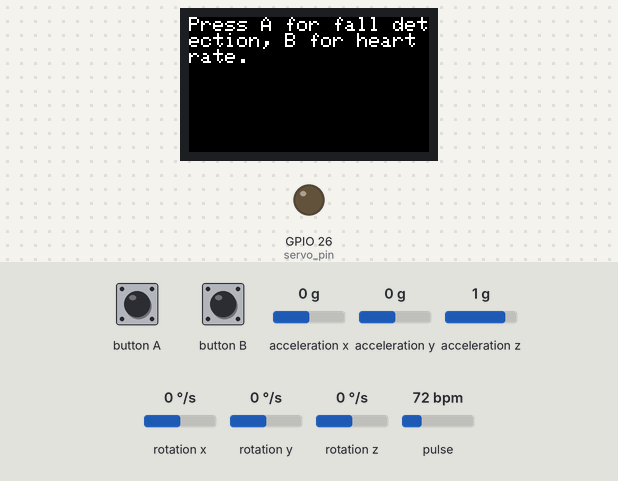
Recording of a sketch running on a simulated ESP32. On the bench: 240×135 colour display, output pins drawn as LEDs (lit = HIGH). Inputs (shaded band) come from the test bench; at power-on: pulse 72 bpm, acceleration x 0 g, acceleration y 0 g, acceleration z 1 g, rotation x 0 °/s, rotation y 0 °/s, rotation z 0 °/s. WiFi joins after 1.5 s; servers stay silent unless stated; what the sketch prints to the serial monitor is not drawn.

Above: at 3.1 s.
3.2 s: button B pressed for 0.15 s
At 3.9 s:
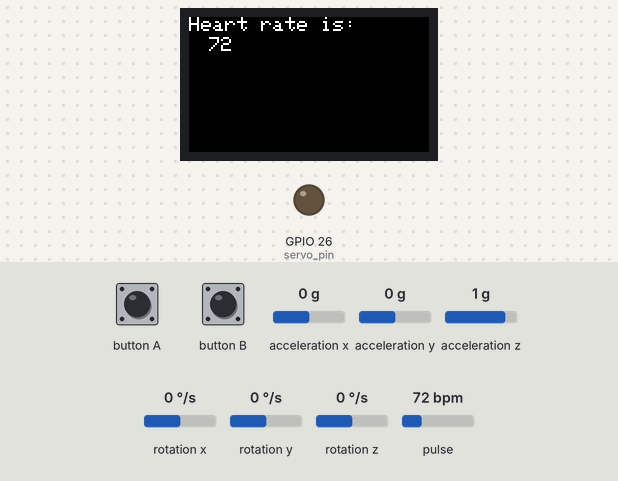
4.8 s: pulse set to 42 bpm
At 5.8 s:
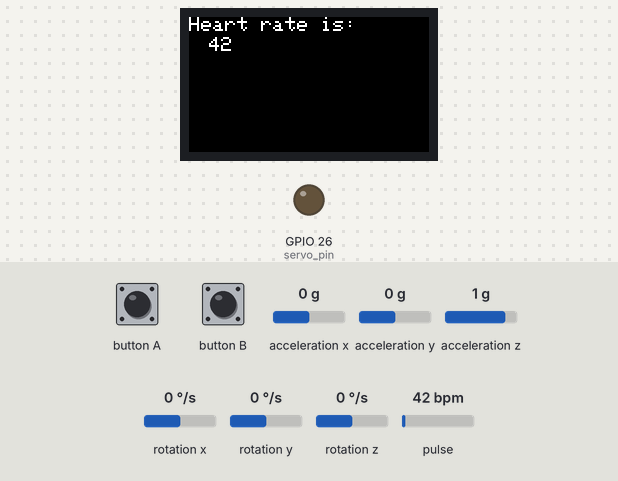
6.3 s: pulse set to 70 bpm
At 6.8 s:
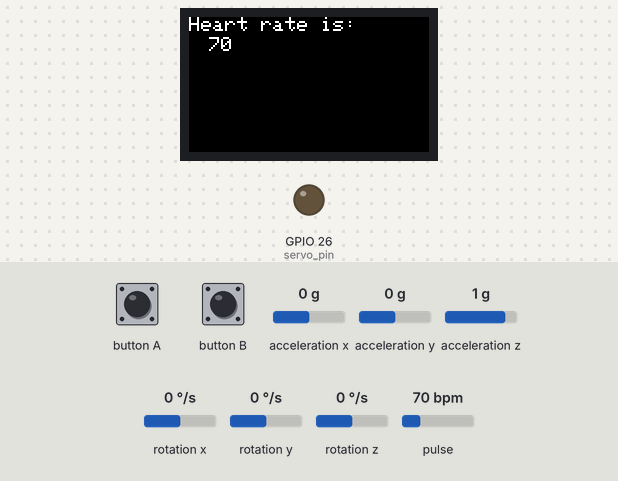
7.8 s: button A pressed for 0.15 s
9.4 s: button A pressed for 1 s
At 11.1 s:
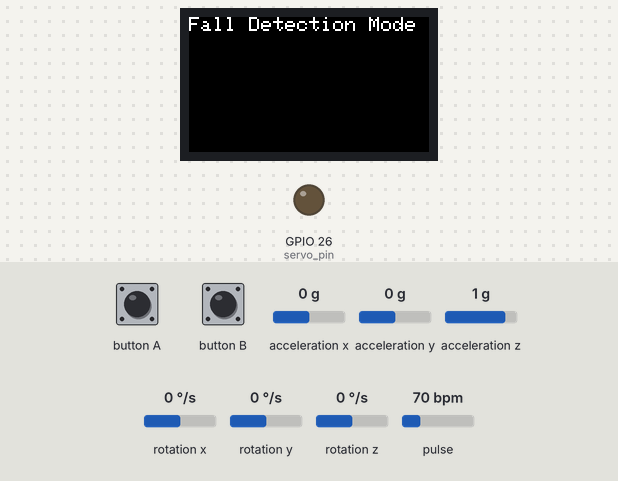
11.9 s: button B pulsed LOW 2 times (0.12 s each, 0.3 s apart)
At 13.3 s:
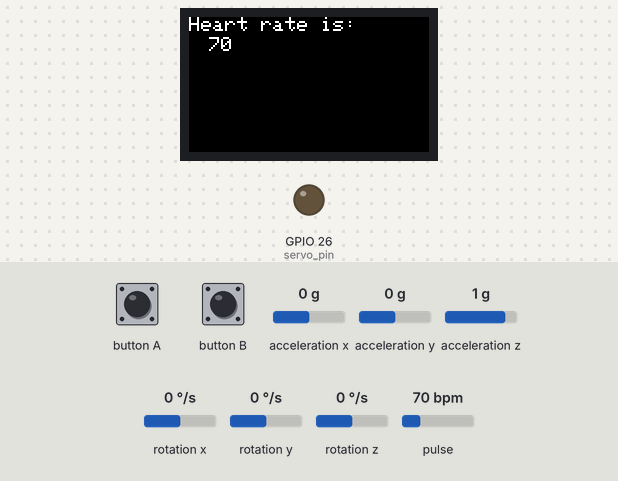
Timing chart, 0 to 14.9 s (numbered marks = the images above; inputs shaded):
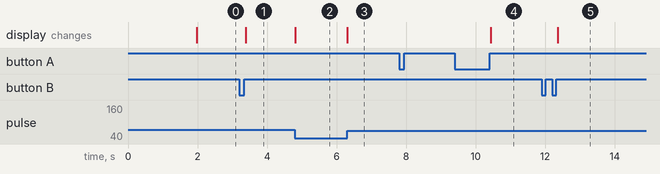

The sketch:

Untitled_mar29a.ino
```cpp
#include <WiFi.h>
#include <WiFiClientSecure.h>
#include <UniversalTelegramBot.h>
#include <ArduinoJson.h>
#include <M5StickCPlus.h>
#include "arduino_secrets.h"
#include "thingProperties.h"
#define USE_ARDUINO_INTERRUPTS false
#include <PulseSensorPlayground.h>

//Telegram parameters
const char* ssid = "Wifi name";
const char* password = "Wifi password";
#define BOTtoken "Obtain token from Bot Father"  // your Bot Token (Get from Botfather)
#define CHAT_ID "Chat ID obtained from IDBot"

//pulseSensor parameters
const int OUTPUT_TYPE = SERIAL_PLOTTER;
const int PULSE_INPUT = 33;
const int THRESHOLD = 550;   // Adjust this number to avoid noise when idle
byte samplesUntilReport;
const byte SAMPLES_PER_SERIAL_SAMPLE = 10;
int myBPM;
unsigned long sendDuration = 1000*10;
unsigned long startPulse;
PulseSensorPlayground pulseSensor;
//Warning, constant threshold may cause inaccuracies

//IMU parameter
//These param are for acceleration
float accX = 0.0F;
float accY = 0.0F;
float accZ = 0.0F;
float netAccel = 0.0F;
const float accelThresh = 3.1;  //net acceleration threshold
//These param are for angular velocity, figure out which is roll, pitch and yaw of the device
float gyroX = 0.0F;
float gyroY = 0.0F;
float gyroZ = 0.0F;
float netAVel = 0.0F;
//Angular velocity threshold in degrees per second
const float AVelThresh = 187.62;

WiFiClientSecure client;
UniversalTelegramBot bot(BOTtoken, client);

//falseAlarm parameter
unsigned long startWarningTime;
unsigned long waitTime = 5000;
bool ALARM = false;

//buzzer parameter
const int servo_pin = 26;
int freq = 50;
int ledChannel = 0;
int resolution = 10;

void setup() {
  //serial baud rate
  Serial.begin(115200);
  M5.begin(115200);
  M5.Imu.Init();
  // Defined in thingProperties.h
  initProperties();
  // Connect to Arduino IoT Cloud
  ArduinoCloud.begin(ArduinoIoTPreferredConnection);

  Serial.print("Connecting Wifi: ");
  Serial.println(ssid);
  WiFi.mode(WIFI_STA);
  WiFi.begin(ssid, password);
  client.setCACert(TELEGRAM_CERTIFICATE_ROOT);
  while (WiFi.status() != WL_CONNECTED) {
    Serial.print(".");
    delay(500);
  }
  Serial.println("");
  Serial.println("Connected to Wifi");
  Serial.print("IP address: ");
  Serial.println(WiFi.localIP());
  bot.sendMessage(CHAT_ID, "Bot started up", "");

  ledcSetup(ledChannel, freq, resolution);
  ledcAttachPin(servo_pin, ledChannel);

  M5.Lcd.setRotation(1);
  M5.Lcd.setTextSize(2);
  M5.Lcd.print("Press A for fall detection, B for heart rate.");
  /*
     The following function allows you to obtain more information
     related to the state of network and IoT Cloud  and errors
     the higher number the more granular information you’ll get.
     The default is 0 (only errors).
     Maximum is 4
 */
  pulseSensor.analogInput(PULSE_INPUT);
  pulseSensor.setSerial(Serial);
  pulseSensor.setThreshold(THRESHOLD);
  samplesUntilReport = SAMPLES_PER_SERIAL_SAMPLE;
  if (!pulseSensor.begin()) {
      Serial.println("Sensor not working");
  }
  setDebugMessageLevel(2);
  ArduinoCloud.printDebugInfo();
}

void loop(){
  //update to cloud
  ArduinoCloud.update();
  //takes button input
  M5.update();
  if(M5.BtnA.wasReleased()){
    //Press button a for fall detection mode
    M5.Lcd.fillScreen(BLACK);
    while(!M5.BtnB.wasReleased()){
      M5.update();
      M5.Lcd.setCursor(0,0);
      M5.Lcd.print("Fall Detection Mode");
      fallIMU();
    }
  }
  else if(M5.BtnB.wasReleased()){
    //Press button B for heart monitor mode
    M5.Lcd.fillScreen(BLACK);
    Serial.println("Begin measuring pulse");
    while(!M5.BtnA.wasReleased()){
      startPulse = millis();
      Serial.println("Loop started");
      while((millis() - startPulse) <= sendDuration){
        M5.update();
        if(M5.BtnA.wasReleased()){
          Serial.println("Exiting loop");
          break;
        }
        else{
          pulseMeas();
          M5.Lcd.setCursor(0,0);
          M5.Lcd.print("Heart rate is: ");
          M5.Lcd.setCursor(20,20);
          M5.Lcd.print(myBPM);
        }
      }
      //heart rate sent to IoT cloud
      heart = myBPM;
      ArduinoCloud.update();
      Serial.println("Sending data");
    }
  Serial.println("loop exited");
  delay(2000);
  }
}

void onHeartRateChange(){//Function runs when detecting a change in BPM
  Serial.println("Updating BPM");
}

void pulseMeas(){//Function for heart rate monitor
  myBPM = pulseSensor.getBeatsPerMinute();
  if (pulseSensor.sawNewSample()) {

    if (--samplesUntilReport == (byte) 0) {
      samplesUntilReport = SAMPLES_PER_SERIAL_SAMPLE;

      pulseSensor.outputSample();
      Serial.println(myBPM);

      if (pulseSensor.sawStartOfBeat()) {
        pulseSensor.outputBeat();

      }
    }
  }
}

void showAccel(){//This function is to monitor IMU in real time via serial monitor
    Serial.printf("Net Accel: %f\n", netAccel);
    Serial.println("Potential fall detected");
    Serial.printf("Net Angular Velocity: %f\n",netAVel);
}

void falseAlarm(){
  startWarningTime = millis();
  while((millis() - startWarningTime) <= waitTime){
    M5.update();//To catch the button status (1 for pressed, 0 for released)
    ledcWriteTone(ledChannel, 1250);//piezo starts buzzing
    delay(100);
    if(M5.BtnA.wasPressed()){ //if button is pressed within 5 seconds, then alarm is false, exit loop and proceed with monitoring
      ALARM = false;
      //Serial.println("Pressed");
      break;
    }
    else if(!M5.BtnA.wasReleased()){  //if button is not pressed within 5 seconds, alarm is true and exit loop
      ALARM = true;
    }
  }
  ledcWriteTone(ledChannel, 0); //pizeo stops buzzing
  if(ALARM == true){  //Nothing special here, just for our Serial monitor
    Serial.println("Fall detected");
  }
  else if(ALARM == false){
    Serial.println("False Alarm");
  }
}

void fallIMU(){
  M5.IMU.getAccelData(&accX,&accY,&accZ);
  M5.IMU.getGyroData(&gyroX,&gyroY,&gyroZ);

  netAccel = sqrt(sq(accX)+sq(accY)+sq(accZ)); //This is the equatioin for net acceleration
  netAVel = sqrt(sq(gyroY)+sq(gyroZ));  //This is the equatioin for net angular velocity
  if(netAccel > accelThresh){ //When net acceleration from the accelero exceeds the threshold set on top
    if(netAVel > AVelThresh){
      showAccel();  //This is just for our serial monitor, nothing special
      falseAlarm(); //calls the false alarm delay timer func
      if(ALARM == true){  //if the fall is real send a message to Bot
        bot.sendMessage(CHAT_ID, "Fall detected!!", "");
        bot.sendMessage(CHAT_ID, "Peak Accel is: " + String(netAccel) + "Gs");
      }
    }
  }
}
```

arduino_secrets.h
```cpp
//These parameters can be set on things on Arduino IoT cloud: https://create.arduino.cc/iot/things
#define SECRET_SSID "Wifi name here"
#define SECRET_PASS "wifi password here"
#define SECRET_DEVICE_KEY "device secret key obtained from things in Arduino IoT cloud"
```

thingProperties.h
```cpp
// Code generated by Arduino IoT Cloud: https://create.arduino.cc/iot/things

#include <ArduinoIoTCloud.h>
#include <Arduino_ConnectionHandler.h>

const char DEVICE_LOGIN_NAME[]  = "Device name obtained from things on Arduino IoT cloud";

const char SSID[]               = SECRET_SSID;    // Network SSID (name)
const char PASS[]               = SECRET_PASS;    // Network password (use for WPA, or use as key for WEP)
const char DEVICE_KEY[]  = SECRET_DEVICE_KEY;    // Secret device password

void onHeartRateChange();

int heart;

void initProperties(){

  ArduinoCloud.setBoardId(DEVICE_LOGIN_NAME);
  ArduinoCloud.setSecretDeviceKey(DEVICE_KEY);
  ArduinoCloud.addProperty(heart, READWRITE, ON_CHANGE, onHeartRateChange);

}

WiFiConnectionHandler ArduinoIoTPreferredConnection(SSID, PASS);
```

Measured:
- after the input at 3.2 s, the display: changes after 0.19 s (image 1)
- after the input at 4.8 s, the display: changes at once (image 2)
- after the input at 6.3 s, the display: changes at once (image 3)
- after the input at 7.8 s, every drawn part: stays the same
- after the input at 9.4 s, the display: changes after 1.0 s (image 4)
- after the input at 11.9 s, the display: changes after 0.46 s (image 5)
